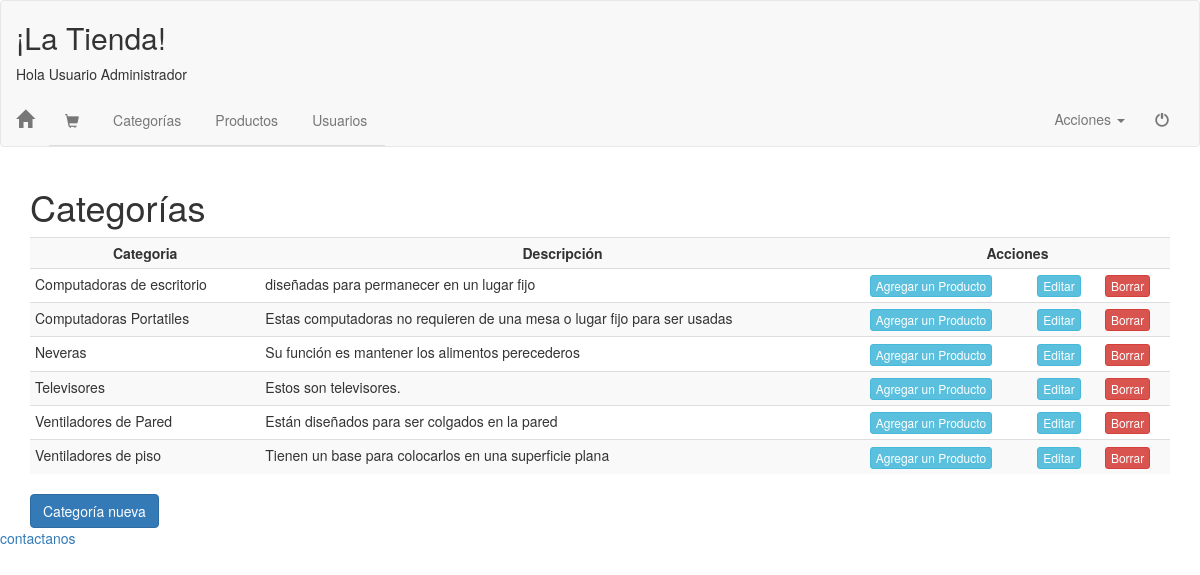
/controlador/MostrarCategoryProduct.php (signed in), run on the app's committed database.
### tables this page shows
CREATE TABLE `productCategory` (
  `id` int(11) NOT NULL,
  `name` varchar(50) NOT NULL,
  `description` text NOT NULL
);

### controlador/MostrarCategoryProduct.php (called while the page is built, shortened)
<?php
	$arreglo=getAllTabla(TABLAPRODUCTCATEGORY, 'ORDER BY name ASC');
	include_once crearStringRuta(array(SALIRDECARP,CARPETAVISTA,LISTCATEGORYPRODUCT));
 ?>

### modelo/config.php (called while the page is built, shortened)
 <?php
function getAllTabla($tabla, $stringOrdenarLista=null)
{
	$conectar= new Conexion();
	$conectar=$conectar->getConexion();
	$statement=$conectar->prepare("SELECT * FROM $tabla $stringOrdenarLista");
	$statement->execute();
	$arreglo=$statement->fetchAll(PDO::FETCH_ASSOC);
	return $arreglo;
}
 ?>

### vista/ListCategoryProduct.php (the view)
<?php
	include_once'CabeceraHTML.php';
	include_once'BarraNavegacion.php';
?>
 <header class="container">
		<h1>Categorías</h1>
</header>
	<div class="container">
		<table class="table table-striped table-condensed">
			<tr>
				<th class="text-center">Categoria</th>
				<th class="text-center">Descripción</th>
				<th colspan="3" class="text-center">Acciones</th>
			</tr>
			<?php if(count($arreglo)>0 ): ?>
					<?php foreach ($arreglo as $arrayCategory): ?>
				<tr>
					<td><?= $arrayCategory['name']; ?></td>
					<td><?= $arrayCategory['description']; ?></td>
					<td><a class="btn btn-info btn-xs" href="CrearProduct.php?idSelected=<?=$arrayCategory['id']?>">Agregar un Producto</a></td>
					<td><a class="btn btn-info btn-xs" href="EditarCategoryProduct.php?id=<?=$arrayCategory['id']?>">Editar</a></td>
					<td><a class="btn btn-danger btn-xs" href="EliminarCategoryProduct.php?id=<?=$arrayCategory['id']?>">Borrar</a></td>
				</tr>
					<?php endforeach ?>
			<?php else: ?>
					<tr>
						<td colspan="4" class="text-center"> No hay Categorías</td>
					</tr>
			<?php endif ?>
		</table>
		<a class="btn btn-primary" href="CrearCategoryProduct.php">Categoría nueva</a>
	</div>
<?php 	include_once'PieHTML.php';?>

### css/estilos.css (style rules this page uses)
header { background-color: }

### data on the page
productcategory: name "Computadoras de escritorio", description "diseñadas para permanecer en un lugar fijo"
productcategory: name "Computadoras Portatiles", description "Estas computadoras no requieren de una mesa o lugar fijo para ser usadas"
productcategory: name "Neveras", description "Su función es mantener los alimentos perecederos"
productcategory: name "Televisores", description "Estos son televisores."
productcategory: name "Ventiladores de Pared", description "Están diseñados para ser colgados en la pared"
productcategory: name "Ventiladores de piso", description "Tienen un base para colocarlos en una superficie plana"

### other printed values
$_SESSION['firstName'] "Usuario"
$_SESSION['lastName'] "Administrador"
